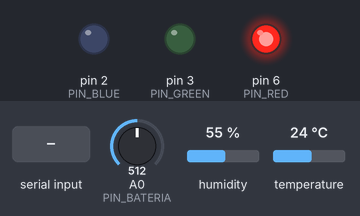
Simulated run of this sketch. Board: Arduino Mega 2560, built with avr-gcc and run on an emulated ATmega2560. On the bench: output pins drawn as LEDs (lit = HIGH). The inputs (shaded band) are chosen by the test bench; at power-on: A0 (PIN_BATERIA) = 512, humidity 55 %, temperature 24 °C. WiFi joins after 1.5 s; servers stay silent unless stated; uploads are accepted with an empty reply; what the sketch prints to the serial monitor is not drawn.

Above: at 4.7 s.
4.8 s: "O" received over the second serial link
At 5.2 s:
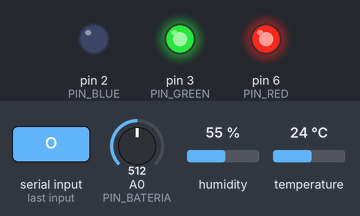
6.3 s: "A" received over the second serial link
At 9.9 s:
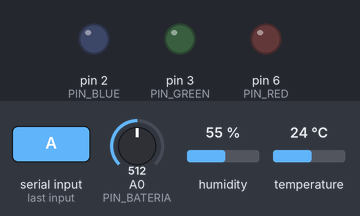
Timing chart, 0 to 15.8 s (numbered marks = the images above; inputs shaded):
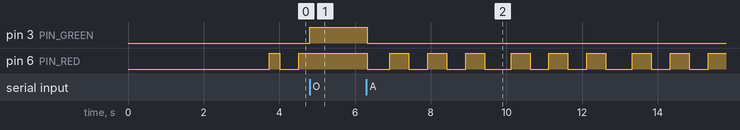

Measured:
- after the input at 4.8 s, pin 3 (PIN_GREEN): LOW → HIGH at once; pin 6 (PIN_RED): stays HIGH (without the input it goes to LOW after 0.21 s)
- after the input at 6.3 s, pin 3 (PIN_GREEN): HIGH → LOW at once; pin 6 (PIN_RED): HIGH → LOW at once, then repeats every 3.2 s: 2 × (HIGH 0.50 s, LOW 0.50 s), HIGH 0.50 s, LOW 0.70 s

The sketch:

main.ino
```cpp
// Comunicacion XBee por Serial1 a Serial
// El modulo de comunicación XBee requiere que
// el conector de alimentación este conectado y
// que el display de bateria marque más de 5.0 voltios
#include <SPI.h>
#include <WiFi101.h>
#include "DHT.h"
#include <ArduinoHttpClient.h>

#define PIN_RED       6   // Pin led rojo
#define PIN_GREEN     3   // Pin led verde
#define PIN_BLUE      2   // Pin led azul
#define PIN_BATERIA   A0  // Pin voltaje de la bateria

#define DHTTYPE DHT11     // Usamos el sensor DHT11
#define PIN_DHT 9         // Pin sensor de temperatura
// Constantes
const unsigned long postingInterval = 3 * 1000; // Intervalo mínmo para el envio de datos 2*1000 ms
const unsigned int sensorCount = 3;             // Numero de datos a enviar

DHT dht(PIN_DHT, DHTTYPE); // Se crea el objeto dht

// Variables para la conexión WiFi
char ssid[] = "Jhon";     // Network SSID (name)
char pass[] = "876543210";       // Network password
int status = WL_IDLE_STATUS;    // Network status

char xBeeData;
int blinkTime = 500;
int blinkTimeStamp;
int tmpCentinela = 0;
boolean isHigh = true;
float T = 0, H = 0, B = 0; //Var Environment Temperature (t) as float

// Variables
char* host = "isa.requestcatcher.com"; // No incluir el https://
char* path = "/post";                  // Path
int   port = 80;                       // Puerto

WiFiClient wifi;
HttpClient client = HttpClient(wifi, host, port);

String response;
int statusCode = 0;

void WiFiInit() {
  // Le damos tiempo al shield WiFi de iniciar:
  delay(1000);

  // Verificamos la presencia del shield:
  if (WiFi.status() == WL_NO_SHIELD) {
    Serial.println("[WIFI]\tShield not present");
    while (true); // No continuamos
  }

  String fv = WiFi.firmwareVersion();
  if (fv <= "1.1.0" )
    Serial.println("[WIFI]\tPor favor actualizar el firmware");

  // Intentando conectarse al WiFi:
  while (status != WL_CONNECTED) {
    Serial.print("[WIFI]\tIntento de connexión al SSID: ");
    Serial.println(ssid);
    // Conexión a una red por WPA/WPA2.
    // Cambiar la siguiente linea si usa un WIFI abierto o red WEP:
    status = WiFi.begin(ssid, pass);

    // Esperando 1 segundo para conexión:
    delay(1000);
  }
  // Estamos conectados, mostramos la información de la conexión:
  printWifiStatus();
}


void POST_send(int sensorCount, char* sensorNames[], float values[]) {
  String contentType = "application/json";
  String postData = "";
  String request = String(path) + "?";
  for (int idx = 0; idx < sensorCount; idx++) {
    if (idx != 0) request += "&";
    request += sensorNames[idx];
    request += "=";
    request += values[idx];
  }
  client.post(request, contentType, postData);
  statusCode = client.responseStatusCode();
  response = client.responseBody();
  Serial.print("status-code: ");
  Serial.println(statusCode);
}

char* nameArray[] = {"temperature", "humidity", "battery"}; // Nombres de las variables en la nube
float sensorValues[sensorCount];        // Vector de valores
unsigned long lastConnectionTime = 0;   // Marca temporal para el ultimo envio de datos

void POST(float T, float H, float B) {
  sensorValues[0] = T;
  sensorValues[1] = H;
  sensorValues[2] = B;
  if ((millis() - lastConnectionTime) > postingInterval)
  {
    Serial.print("[SEND]\tEnviando datos > ");
    POST_send(sensorCount, nameArray, sensorValues);  // REST call
    lastConnectionTime = millis();  // Actualizamos la marca temporal
  }
}

void setup()
{
  Serial.begin(115200);
  Serial1.begin(9600);
  // Comunicación
  WiFiInit(); // Iniciando la conexión WIFI

  pinMode(PIN_RED, OUTPUT);
  pinMode(PIN_GREEN, OUTPUT);
  pinMode(PIN_BLUE, OUTPUT);
  blinkTimeStamp = millis();
}

void loop()
{
  if (Serial1.available() > 0)
  {
    xBeeData = (char)Serial1.read();
    Serial.println(xBeeData);
    if (xBeeData == 'A'){
        isHigh = true;
         tmpCentinela = 0;
    }else if (xBeeData == 'O'){
      isHigh = false;
    }
  }

  if (isHigh){
    POST(T, H, B);
    readSensors();
  }else{
    //No need to send anythin
    //POST("Temperature is OK");
    tmpCentinela = 2;
  }
checkStatus();
}

void readSensors(){
  T = dht.readTemperature();
  H = dht.readHumidity();
  int valEntrada = analogRead(PIN_BATERIA);  // Leemos la información de la bateria
  B = (float)valEntrada*9.2/1023.0;  // Convertimos la lectura en voltios
}

void checkStatus(){
  int currTime = millis();
  Serial.println(tmpCentinela);
  switch (tmpCentinela){
    case 0:
      digitalWrite(PIN_RED, HIGH);
      digitalWrite(PIN_GREEN, LOW);
      if (currTime - blinkTimeStamp > blinkTime){
        blinkTimeStamp = currTime;
        tmpCentinela = 1;
        Serial.println(tmpCentinela);
      }
      break;
    case 1:
      digitalWrite(PIN_RED, LOW);
      digitalWrite(PIN_GREEN, LOW);
      if (currTime - blinkTimeStamp > blinkTime){
        blinkTimeStamp = currTime;
        tmpCentinela = 0;
      }
      Serial.println(tmpCentinela);
    break;
    case 2:
      digitalWrite(PIN_GREEN, HIGH);
      break;
    default:

      digitalWrite(PIN_RED, LOW);
      digitalWrite(PIN_GREEN, LOW);
      break;
  }
}

void printWifiStatus() {
  // Muestra el nombre de la red WiFi
  Serial.print("[WIFI]\tConectado a SSID: ");
  Serial.println(WiFi.SSID());

  // Muestra la dirección IP
  IPAddress ip = WiFi.localIP();
  Serial.print("[WIFI]\tDirección IP: ");
  Serial.println(ip);

  // Muestra la intensidad de señal:
  long rssi = WiFi.RSSI();
  Serial.print("[WIFI]\tIntensidad de señal (RSSI): ");
  Serial.print(rssi);
  Serial.println(" dBm");
}
```
